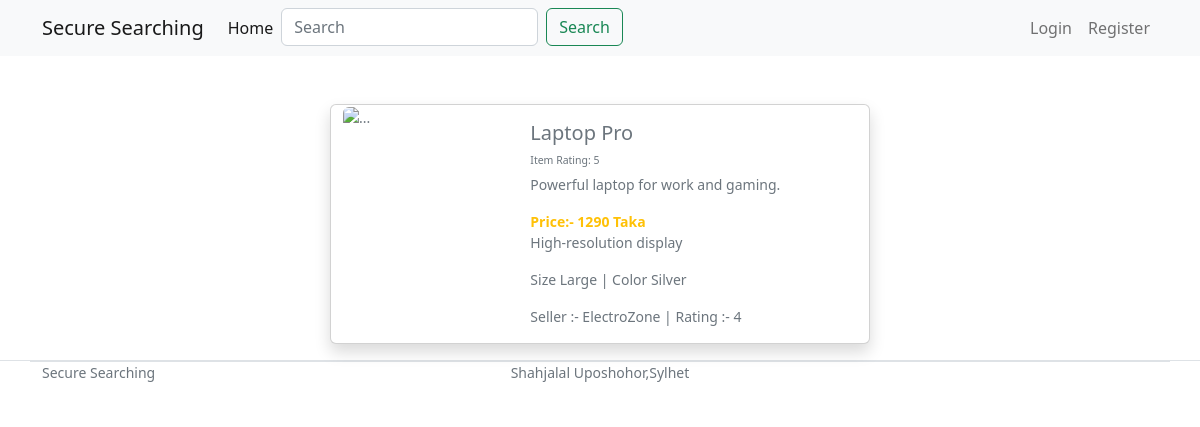
The app's page /item-detail/2 with its own data.
### content/models.py (models this page shows, shortened)
class Content(models.Model):
    name = models.CharField(max_length=50 , unique=True)
    slug = models.SlugField(max_length=50, unique=True)
    brand = models.CharField(max_length=20)
    category = models.CharField(max_length=20)
    description = models.TextField()
    features = models.CharField(max_length=50)
    price = models.IntegerField()   # 120.65
    colors = models.CharField(max_length=10)
    sizes = models.CharField(max_length=10)
    availability = models.BooleanField(default=False,blank=True)
    rating = models.IntegerField(choices=[(i, i) for i in range(1, 6)])
    num_reviews = models.IntegerField()
    seller_name = models.CharField(max_length=50)
    seller_rating = models.IntegerField(choices=[(i, i) for i in range(1, 6)])
    img = models.ImageField(upload_to='photos/content', blank=True)
    created_at=models.DateTimeField(auto_now_add=True)
    updated_at=models.DateTimeField(auto_now=True)

### secure_searching/views.py (the view)
# urls.py: path('item-detail/<int:pk>', views.itemDetailView.as_view(), name='item-detail'),
class itemDetailView(DetailView):
    model = Content
    context_object_name = 'content'
    template_name = 'detail.html'

### templates/detail.html (shortened to what this page needs)
{% extends 'base.html' %}
{% load static %}
{% block content %}
<section class="section-name padding-y-sm">
   <div class="container card mb-3 mt-5 shadow bg-body rounded" style="max-width: 540px;">
      <div class="row g-0">
         <div class="col-md-4">
            <img src="..." class="img-fluid rounded-start" alt="...">
         </div>
         <div class="col-md-8">
            <div class="card-body ">
               <h5 class="card-title">{{content.name}} </h5>
               <sup>Item Rating: {{content.rating}}</sup>
               <p class="card-text">{{content.description}}</p>
               <strong class="card-text text-warning">Price:- {{content.price}} Taka</strong>
               <p class="card-text">{{content.features}}</p>
               <p class="card-text">Size {{content.sizes}} | Color {{content.colors}}</p>
               <p class="card-text">Seller :- {{content.seller_name}} | Rating :- {{content.seller_rating}}</p>
            </div>
         </div>
      </div>
   </div>
</section>
{% endblock %}

### records on screen
Content: name "Laptop Pro", rating "5", description "Powerful laptop for work and gaming.", price "1290", features "High-resolution display", sizes "Large", colors "Silver", seller_name "ElectroZone", seller_rating "4"
